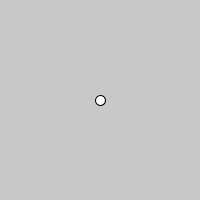
Frame 1 (no input)
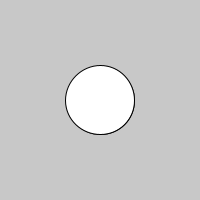
Frame 60 (the mouse pressed at the canvas centre just before this capture)
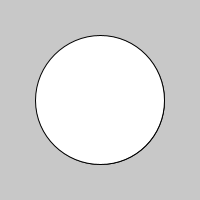
Frame 120 (the mouse held since frame 60 and released just before this capture)

The Processing sketch that drew these frames (run headless with seeded random() and noise(); from frame 60 on, the mouse is pressed at the canvas centre):

// Processing sketch: sketch_2l
// ── sketch_2l.pde
int diameter = 10;

void setup() {  
  size(200,200);
  smooth();
  background(200, 200, 200);
  frameRate(15);
}
 
void draw() {
  ellipse(width/2, height/2, diameter, diameter);
  diameter++;
}
